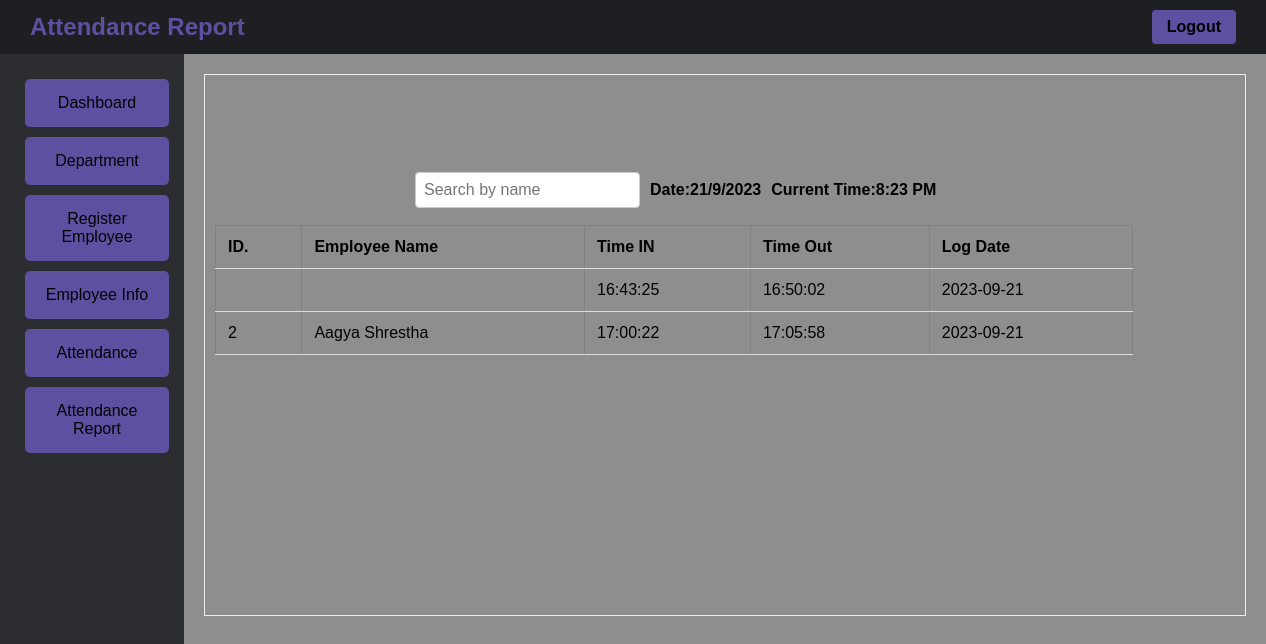
The app's page /admin/attenReport.php (signed in), older data.
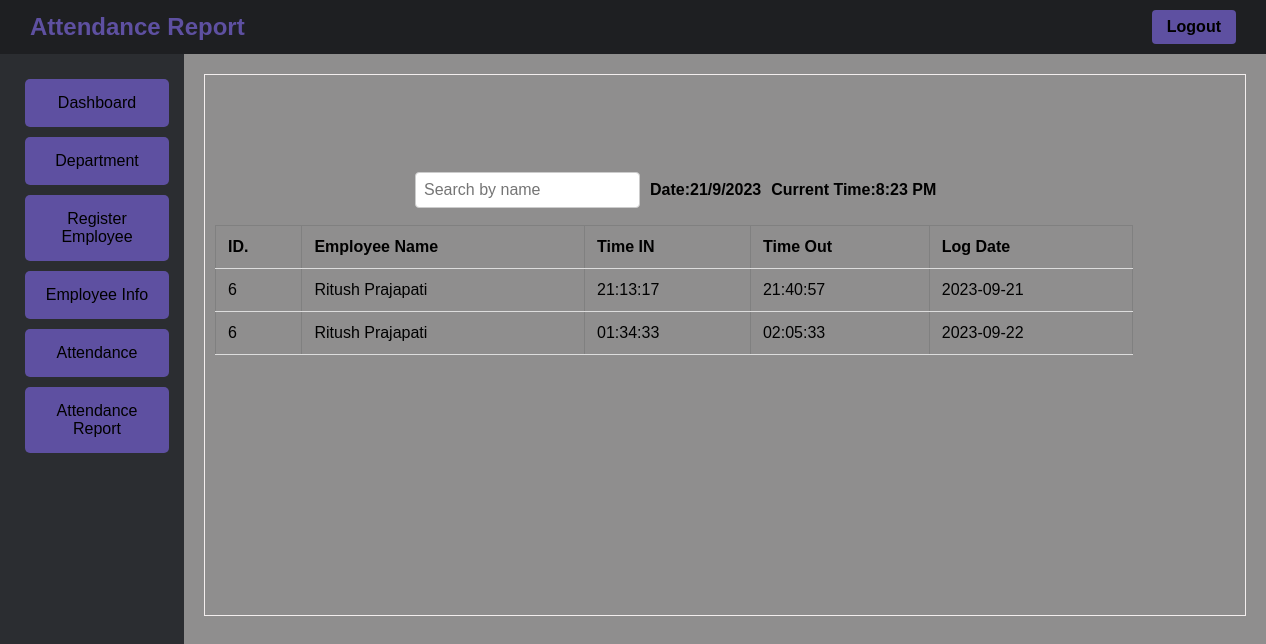
The same page, newer data.
### tables this page shows
CREATE TABLE `scan_records` (
  `atten_id` int(11) NOT NULL,
  `emp_id` int(15) NOT NULL,
  `qr_code` varchar(250) NOT NULL,
  `time_in` varchar(250) NOT NULL,
  `time_out` varchar(250) DEFAULT NULL,
  `logdate` date NOT NULL
);

CREATE TABLE `emp_info` (
  `emp_id` int(15) NOT NULL,
  `dept_id` int(15) NOT NULL,
  `atten_id` int(15) NOT NULL,
  `emp_name` varchar(60) NOT NULL,
  `emp_address` varchar(120) NOT NULL,
  `emp_phone` varchar(20) NOT NULL,
  `emp_email` varchar(60) NOT NULL,
  `department` int(15) NOT NULL,
  `qr_code` varchar(255) NOT NULL
);

### admin/attenReport.php (the view, shortened to what this page needs)
<?php
    include '../database/dbconnect.php';
?>
<!DOCTYPE html>
<html>
<head>
    <link rel="stylesheet" type="text/css" href="../style/base.css">
</head>
<body>
    <div class="nav">
        <div class="admin-title">Attendance Report</div>
        <div class="logout"><a href="logout.php">Logout</a></div>
    </div>
    <div class="container">
        <div class="side_panel">
            <div class="spanel_button"><a href="dashboard.php">Dashboard</a></div>
            <div class="spanel_button"><a href="department.php">Department</a></div>
            <div class="spanel_button"><a href="empReg.php">Register Employee</a></div>
            <div class="spanel_button"><a href="empInfo.php">Employee Info</a></div>
            <div class="spanel_button"><a href="scan.php">Attendance</a></div>
            <div class="spanel_button"><a href="attenReport.php">Attendance Report</a></div>
        </div>
        <div class="second">
            <div class="box">
                <div class="search-container">
                    <input type="text" id="searchInput" onkeyup="searchTable()" placeholder="Search by name">
                    <div class="date-container">
                    Date: <span id="date"><?php echo date('d/m/Y'); ?></span>
                    </div>
                    <div class="time-container">
                    Current Time: <span id="currentTime"><?php echo date('h:i A'); ?></span>
                    </div>
                </div>
                <?php
                $sql ="SELECT * FROM scan_records LEFT JOIN emp_info ON scan_records.emp_id=emp_info.emp_id" or die("failed to query database".mysqli_error());
                    $result = mysqli_query($conn, $sql) or die("Query Unsuccessfull");
                    if(mysqli_num_rows($result) > 0){
                ?>
                <table border="1">
                    <thread>
                        <tr>
                            <th>ID.</th>
                            <th>Employee Name</th>
                            <th>Time IN</th>
                            <th>Time Out</th>
                            <th>Log Date</th>
                        </tr>
                    </thread>
                    <tbody>
                        <?php
                        while ($row = $result->fetch_assoc()){
                        ?>
                        <tr>
                            <td><?php echo $row['emp_id'];?></td>
                            <td><?php echo $row['emp_name'];?></td>
                            <td><?php echo $row['time_in'];?></td>
                            <td><?php echo $row['time_out'];?></td>
                            <td><?php echo $row['logdate'];?></td>
                        </tr>
                        <?php } ?>
                    </tbody>
                </table>
                    <?php }else{
                        echo '<div class="no-record"><h2>No Record Found</h2></div>';
                    } ?>
            </div>
        </div>
    </div>
</body>
</html>

### style/base.css (style rules this page uses)
body { font-family: Arial, sans-serif; margin: 0; padding: 0; display: flex; flex-direction: column; }
.nav { background-color: #1e1f22; padding: 10px; display: flex; align-items: center; justify-content: space-between; }
.admin-title { color: #5e50a1; font-size: 24px; font-weight: bold; padding: 0px 20px; }
.container { height: 100vh; display: flex; flex-direction: row; }
.side_panel { background-color:#2B2D31; width: 200px; padding: 20px; list-style-type: none; text-decoration: none; display: flex; flex-direction: column; align-items: flex-start; justify-content: flex-start; }
.second { flex: 1; background-color:rgb(143, 142, 142); display: flex; flex-wrap: wrap; padding: 20px; }
.box { height: 65vh; width: 1020px; position: relative; border: 1px solid rgb(243, 238, 238); display: flex; flex-wrap: wrap; padding: 10px; }
.spanel_button { margin: 5px; background-color: #5e50a1; border: 1px solid gray; width: 100%; border: none; text-align: center; border-radius: 5px; cursor: pointer; transition: background-color 0.3s; }
.spanel_button a { display: block; color: black; text-decoration: none; font-size: 16px; padding: 10px 15px; margin: 5px; border-radius: 4px; transition: background-color 0.3s ease; }
.logout { background-color: #5e50a1; color: #4ebcfc; padding: 8px 15px; border: none; border-radius: 4px; cursor: pointer; font-weight: bold; transition: background-color 0.3s ease; margin-right: 20px; }
.logout a { color: black; text-decoration: none; }

### admin/attenReport.php (style rules this page uses)
.box { flex-direction: column; }
.search-container { display: flex; align-items: center; justify-content: flex-start; height: 50px; margin: 80px 0px 10px 200px; }
.search-container input[type="text"] { padding: 8px; border: 1px solid #ccc; border-radius: 4px; font-size: 16px; margin-right: 10px; }
.date-container { display: flex; align-items: center; justify-content: flex-start; font-weight: bold; }
.time-container { display: flex; align-items: center; justify-content: flex-start; font-weight: bold; margin-left: 10px; }
table { border-collapse: collapse; width: 90%; }
th, td { padding: 12px; text-align: left; border-bottom: 1px solid #ddd; height: 2px; }

Row changes from the older to the newer data that the page shows:
removed scan_records: emp.emp_id "2", emp.emp_name "Aagya Shrestha", time_in "17:00:22", time_out "17:05:58", logdate "2023-09-21"
changed scan_records (number 1 of 2 on the later page): emp.emp_id (not shown) → "6"; emp.emp_name (not shown) → "Ritush Prajapati"; time_in "16:43:25" → "21:13:17"; time_out "16:50:02" → "21:40:57"
added scan_records: emp.emp_id "6", emp.emp_name "Ritush Prajapati", time_in "01:34:33", time_out "02:05:33", logdate "2023-09-22"
